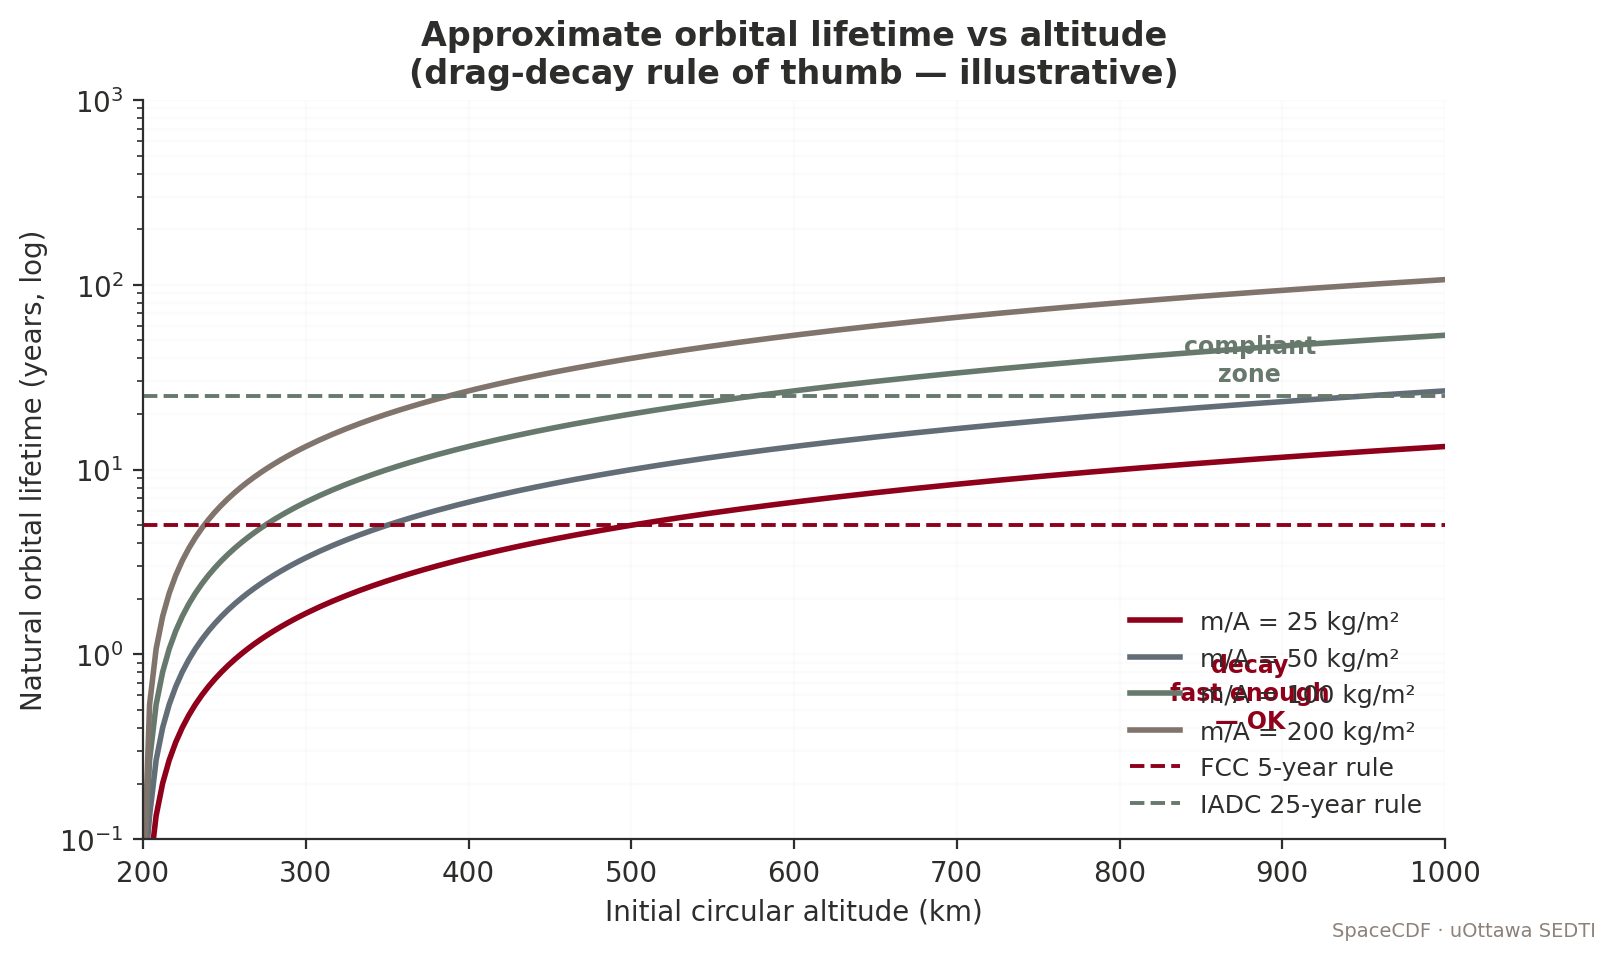

The script that saved this image:
"""Orbital lifetime vs altitude (drag-decay rule of thumb), with FCC 5-yr / IADC 25-yr lines."""
import numpy as np
import matplotlib.pyplot as plt
from uottawa_brand import apply_style, COLORS, SERIES, add_footer

apply_style()
fig, ax = plt.subplots(figsize=(8.4, 4.8))

# Rule of thumb: tau ~ (h - 200)/30 * (m/A)/50 [years]
# This is a *very* rough approximation; treat as illustrative.
h = np.linspace(200, 1000, 200)
mA_values = [25, 50, 100, 200]   # ballistic coefficients (kg/m^2)

for i, mA in enumerate(mA_values):
    tau = (h - 200) / 30 * (mA / 50)
    tau = np.clip(tau, 0, None)
    ax.semilogy(h, np.maximum(tau, 0.05),
                lw=2.0,
                color=SERIES[i],
                label=f"m/A = {mA} kg/m²")

ax.axhline(5,  color=COLORS["garnet"],   lw=1.4, ls="--", label="FCC 5-year rule")
ax.axhline(25, color=COLORS["green"],    lw=1.4, ls="--", label="IADC 25-year rule")

ax.set_xlabel("Initial circular altitude (km)")
ax.set_ylabel("Natural orbital lifetime (years, log)")
ax.set_title("Approximate orbital lifetime vs altitude\n(drag-decay rule of thumb — illustrative)")
ax.set_xlim(200, 1000)
ax.set_ylim(0.1, 1000)
ax.grid(True, which="both", alpha=0.3)
ax.legend(loc="lower right", frameon=False, fontsize=9)

ax.text(880, 30, "compliant\nzone", fontsize=8.5,
        color=COLORS["green"], ha="center", fontweight="bold")
ax.text(880, 0.4, "decay\nfast enough\n— OK",
        fontsize=8.5, color=COLORS["garnet"], ha="center", fontweight="bold")

add_footer(fig)
fig.savefig("/sessions/serene-eager-noether/mnt/docs/assets/figures/fig_orbital_lifetime.png")
print("OK orbital lifetime")
